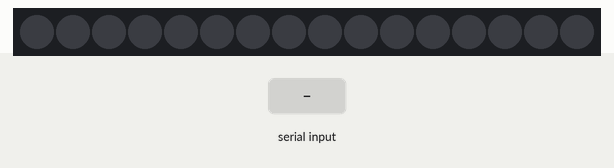
A sketch run on a simulated Arduino Uno, built with avr-gcc and run on an emulated ATmega328P. On the bench: 16 RGB LEDs in strip order, left to right. Inputs (shaded band) come from the test bench. Dim RGB values are drawn brighter than linear.

Above: at 1.2 s.
1.3 s: "1" received over Serial
2.8 s: "0" received over Serial
At 4.0 s:
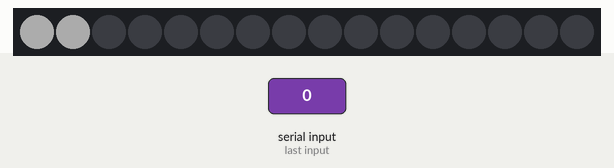
Timing chart, 0 to 5.8 s (numbered marks = the images above; inputs shaded):
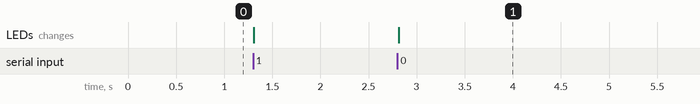

Measured:
- after the input at 2.8 s, the LEDs: change at once (image 1)

The sketch:

ard_multiPin_multiByte_sin.ino
```cpp
#include "Tlc5940.h"
//48 // 96 // 144 // 192
#define N_LIGHTS 96

int values[N_LIGHTS];
int readCount;


void setup(){

  Serial.begin(115200);
  Tlc.init();
  readCount = 0;
  for (int i = 0; i < N_LIGHTS; i++){
    values[i] = 0;
  }
}


void loop(){

    /* Tlc.clear() sets all the grayscale values to zero, but does not send
       them to the TLCs.  To actually send the data, call Tlc.update() */
    Tlc.clear();

    while (Serial.available() > 0) {
      int inByte = Serial.read();

      if (inByte == 255){
        readCount = 0;
      } else {
        if (readCount < N_LIGHTS){
        values[readCount] = inByte;
        }
        readCount++;

      }
      //readCount %= N_LIGHTS;
    }


    for (int i = 0; i < N_LIGHTS; i++){
      float valMapped = map(values[i], 0, 254, 0, 4095); //4095
      Tlc.set(i, valMapped);
    }

    Tlc.update();
    //delay(5);
}
```
